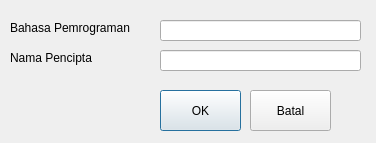
<?xml version="1.0" encoding="UTF-8"?>
<ui version="4.0">
 <class>Dialog</class>
 <widget class="QDialog" name="Dialog">
  <property name="geometry">
   <rect>
    <x>0</x>
    <y>0</y>
    <width>376</width>
    <height>143</height>
   </rect>
  </property>
  <property name="windowTitle">
   <string>Form Tambah Data</string>
  </property>
  <widget class="QLineEdit" name="txtBahasa">
   <property name="geometry">
    <rect>
     <x>160</x>
     <y>20</y>
     <width>201</width>
     <height>21</height>
    </rect>
   </property>
  </widget>
  <widget class="QLabel" name="label">
   <property name="geometry">
    <rect>
     <x>10</x>
     <y>20</y>
     <width>151</width>
     <height>16</height>
    </rect>
   </property>
   <property name="text">
    <string>Bahasa Pemrograman</string>
   </property>
  </widget>
  <widget class="QLabel" name="label_2">
   <property name="geometry">
    <rect>
     <x>10</x>
     <y>50</y>
     <width>131</width>
     <height>16</height>
    </rect>
   </property>
   <property name="text">
    <string>Nama Pencipta</string>
   </property>
  </widget>
  <widget class="QLineEdit" name="txtNama">
   <property name="geometry">
    <rect>
     <x>160</x>
     <y>50</y>
     <width>201</width>
     <height>21</height>
    </rect>
   </property>
  </widget>
  <widget class="QPushButton" name="okButton">
   <property name="geometry">
    <rect>
     <x>160</x>
     <y>90</y>
     <width>81</width>
     <height>41</height>
    </rect>
   </property>
   <property name="text">
    <string>OK</string>
   </property>
  </widget>
  <widget class="QPushButton" name="batalButton">
   <property name="geometry">
    <rect>
     <x>250</x>
     <y>90</y>
     <width>81</width>
     <height>41</height>
    </rect>
   </property>
   <property name="text">
    <string>Batal</string>
   </property>
  </widget>
 </widget>
 <resources/>
 <connections/>
</ui>
